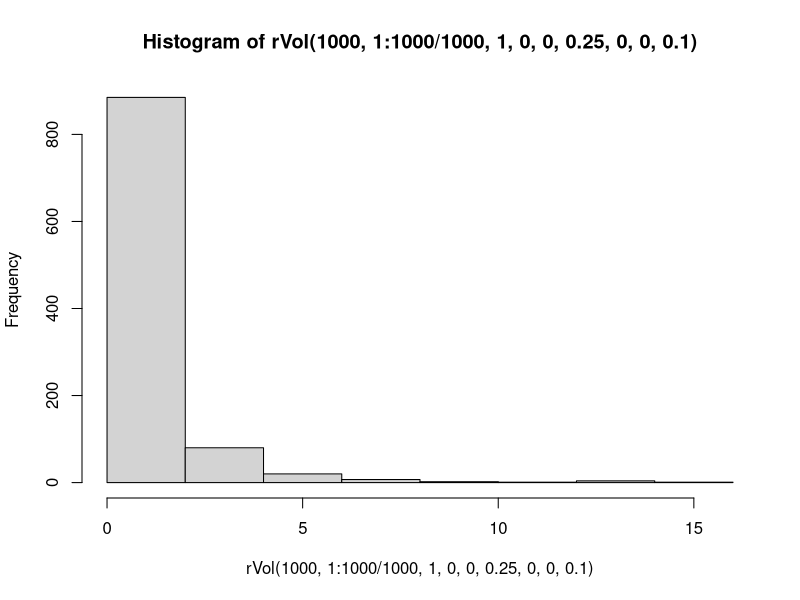

This figure's R source: (Note: this script raises an error after producing the figure.)

FBM = function(t,H){
  Sigma = matrix(0,nrow=length(t),ncol=length(t))
  a = t^(2*H)
  for (i1 in 1:length(t)){
    Sigma[i1,i1] = a[i1]
    if(i1 == length(t)){
      next
    }
    for (i2 in (i1+1):length(t)){
      Sigma[i1,i2] = 0.5*(a[i1]+a[i2]-a[abs(i1-i2)])
      Sigma[i2,i1] = Sigma[i1,i2]
    }
  }
  C = t(chol(Sigma))
  return(C)
}

FOU = function(t,x0,nu,alpha,m,W){
  X = c(x0,rep(0,length(t)))
  for(i in 1:length(t)){
    X[1+i] = X[i] + nu*(W[1+i]-W[i])-alpha*(X[i]-m)*(t[2]-t[1])
  }
  return(X)
}

RSFV = function(t,x0,mu,V,dZ){
  X = c(x0,rep(0,length(t)))
  for(i in 1:length(t)){
    X[1+i] = X[i] + X[i]*(mu*(t[2]-t[1])+V[i+1]*dZ[i])
  }
  return(X)
}

rVol = function(n,t,x0,y0,mu,nu,alpha,m,H){
  s = Sys.time()
  Sigma = FBM(t,H)
  N = rep(0,n)
  for (i in 1:n){
    W = c(0,Sigma%*%rnorm(length(t)))
    Y = FOU(t,y0,nu,alpha,m,W)
    X = RSFV(t,x0,mu,exp(Y),rnorm(length(t))*sqrt(diff(c(0,t))))
    N[i] = X[length(X)]
  }
  print(Sys.time()-s)
  return(N)
}

set.seed(2)
hist(rVol(1000,1:1000/1000,1,0,0,0.25,0,0,0.1))

Price = function(n,S0,K,sigma0,mu,tau,nu,dt,dZ,dW){
  price = rep(0,n)
  for (i1 in 1:n){
    S = S0
    sigma = sigma0
    for (i2 in (floor(length(dZ)/n)-floor(tau/dt)+1):floor(length(dZ)/n)){
      sigma = sigma + nu*dW[i1,i2]
      S = S + S*(mu*dt + exp(sigma)*dZ[i1,i2])
    }
    price[i1] = max(0,S-K)
  }
  return(price)
}

mean(Price(1000,1,1,0,0,1,0.01,0.01,matrix(rnorm(100000),1000,100)/sqrt(100),t(FBM(1:100/100,0.1)%*%matrix(rnorm(100000),100,1000))))

(pnorm(1/2)-pnorm(-1/2))

#S exp(mu tau) N(d1) - K N(d2)
#d1 = (log(S / K) + (mu + 1/2 sigma^2) tau) / sigma / sqrt(tau)
#d2 = (log(S / K) + (mu - 1/2 sigma^2) tau) / sigma / sqrt(tau)

D = getOptionChain("AAPL",Exp=NULL,src="yahoo")


n = 0
for (i1 in 1:length(D)){
  n = n + length(D[[i1]]$calls[,1])
}

#time K/S price/S
Data = matrix(0,n,3)
i = 0

for (i1 in 1:length(D)){
  S = 155.4
  for (i2 in 1:length(D[[i1]]$calls[,1])){
    i = i + 1
    Data[i,] = c(difftime(D[[i1]]$calls[i2,4],"2022-09-07 02:00:00")[[1]],D[[i1]]$calls[i2,5]/S,(D[[i1]]$calls[i2,9]+D[[i1]]$calls[i2,10])/2/S)
  }
}


Price = function(n,S0,K,P,sigma,mu,tau,dt,dZ){
  price = rep(0,n)
  for (i1 in 1:n){
    S = S0
    for (i2 in (floor(length(dZ)/n)-floor(tau/dt)+1):floor(length(dZ)/n)){
      S = S + S*(mu*dt + sigma*dZ[i1,i2])
    }
    price[i1] = max(0,S-K)
  }
  return((mean(price)-P)^2)
}
deltaZ = matrix(rnorm(1306000),1000,1306)/sqrt(20)
Data = cbind(Data,0)
for (i in 1:length(Data[,1])){
  print(i)
  Data[i,4] = optimize(Price,c(0,1), tol=0.01, n = 1000,S0 = 155.4,K = Data[i,2]*155.4,P = Data[i,3]*155.4,mu = 0,tau = Data[i,1], dt = 0.5, dZ = deltaZ)$minimum
}


Price(n = 1000,S0 = 155.4,K = Data[1,2]*155.4,P = Data[1,3]*155.4,sigma = -2,mu = 0,tau = Data[1,1], dt = 0.1, dZ = deltaZ)


plot(Data[Data[,1]==135,2],Data[Data[,1]==135,4])



